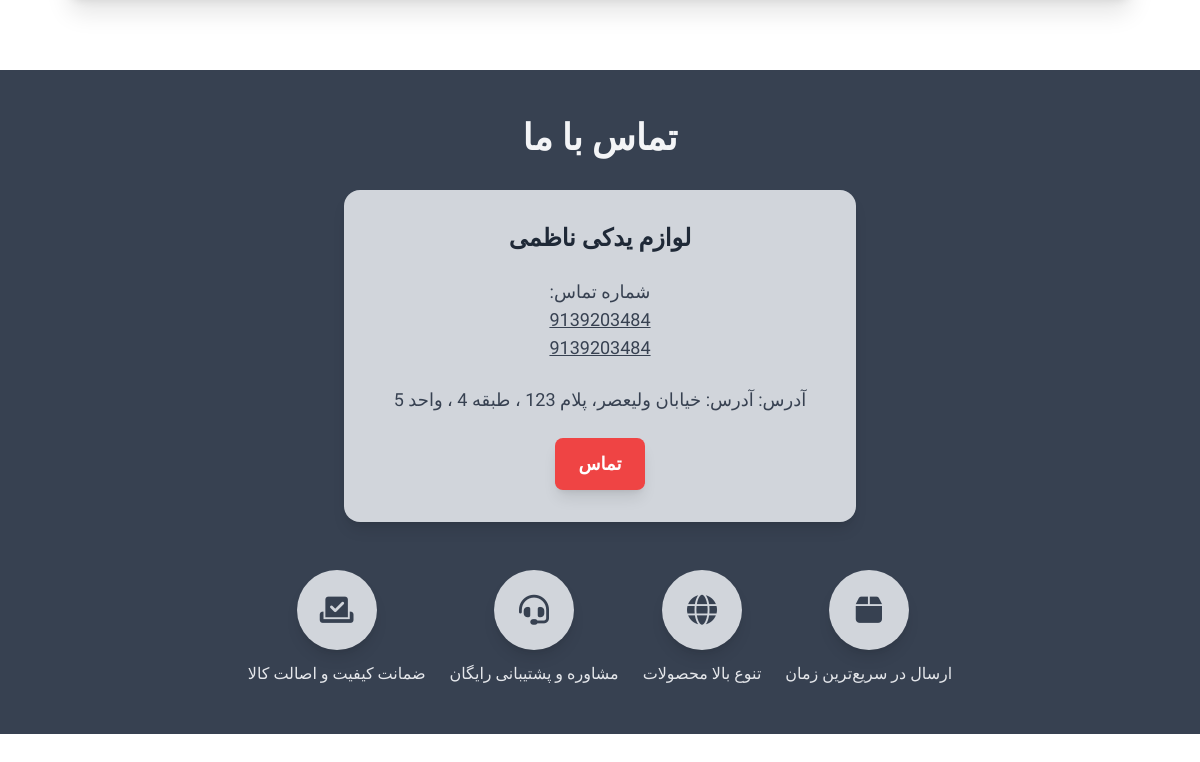
The app's page / (lower part), older data.
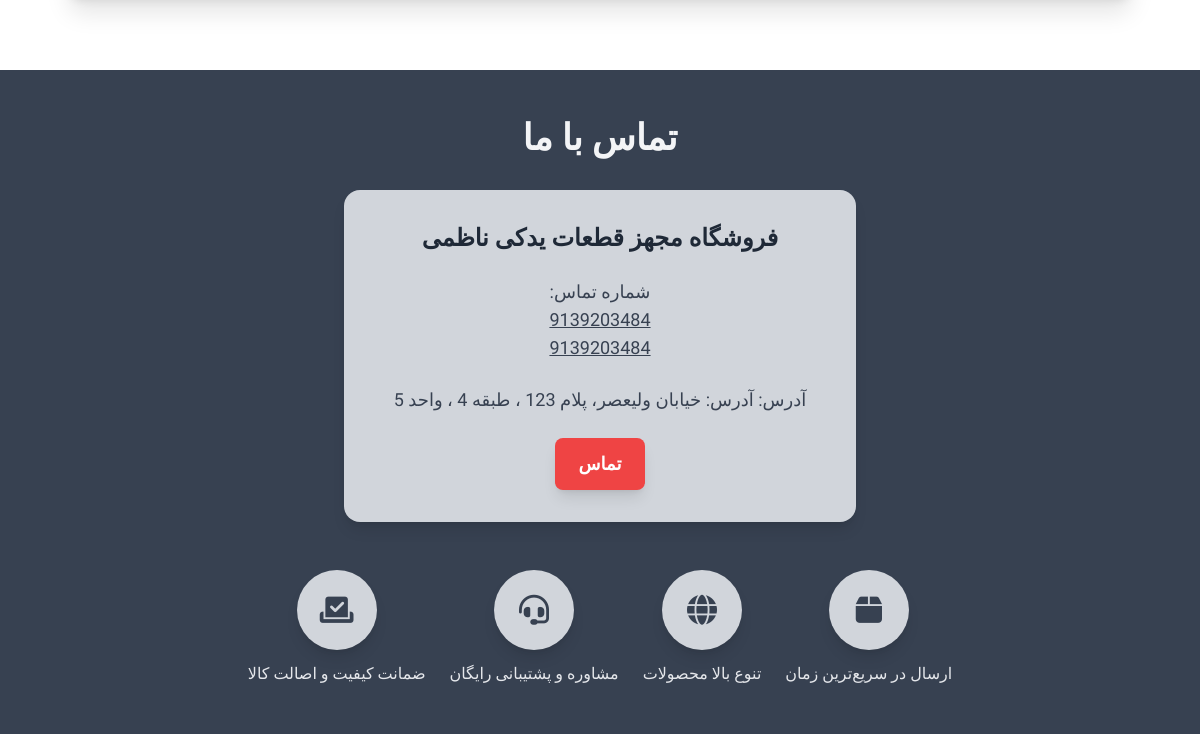
The same page, newer data.
### HomeModule/models.py (models this page shows, shortened)
class SiteSettingsModel(models.Model):
    shop_name = models.CharField(max_length=120, verbose_name="نام قروشگاه")
    logo = models.ImageField(upload_to='Media/logo', verbose_name='لوگو')
    phone_number = models.CharField(max_length=20, verbose_name='شماره تماس')
    second_phone_number = models.CharField(max_length=20, null=True, verbose_name='شماره تماس')
    address = models.CharField(max_length=300, verbose_name='آدرس فروشگاه')
    about_us_title = models.CharField(max_length=200, verbose_name='تیتر درباره ما')
    about_us_text = models.TextField(verbose_name='متن درباره ما')
    contact_us_text = models.TextField(verbose_name='متن تماس با ما', null=True)
    copy_right_text = models.TextField(verbose_name="متن کپی رایت")
    whatsapp = models.URLField(verbose_name='واتساپ', null=True)
    telegram = models.URLField(verbose_name='تلگرام', null=True)
    instagram = models.URLField(verbose_name='اینستاگرم', null=True)
    email = models.EmailField(verbose_name="ایمیل", null=True)
    is_active = models.BooleanField(default=True, verbose_name='فعال / غیر فعال')
    class Meta:
        verbose_name = 'تنظیمات'
        verbose_name_plural = 'تنظیمات'

### HomeModule/views.py (the view)
# urls.py: path("", views.index, name="IndexPage"),
def index(request):
    current_site_setting = models.SiteSettingsModel.objects.filter(is_active=True).first()
    sliders = models.SliderModel.objects.filter(is_active=True).all()
    cars = CarModel.objects.filter(is_active=True, show_on_main=True).all()
    tutorials = TutorialModel.objects.filter(is_active=True, show_on_main=True).all()
    products = ProductModel.objects.filter(is_active=True, show_on_main_page=True).all()
    context = {
        'site_setting': current_site_setting,
        'sliders': sliders,
        'cars': cars,
        'tutorials': tutorials,
        'products': products,
    }
    return render(request, 'Home/Index.html', context)

### ProductModule/templatetags/currency_filters.py (called while the page is built)
@register.filter(name='three_digits_currency')
def three_digits_currency(value):
    try:
        return '{:,}'.format(int(value)) + ' تومان'
    except (ValueError, TypeError):
        return value  # Return unchanged if conversion fails

### templates/Home/Index.html (shortened to what this page needs)
{% extends 'Base/Base.html' %}
{% load thumbnail %}
{% load currency_filters %}
{% block content %}
<main>
        <section id="tutorialSection" class="py-12 px-4 md:px-16">
        <div class="max-w-7xl mx-auto">
          <div class="relative group">
          </div>
        </div>
      </section>
        <section data-aos="fade-up" class="bg-steelGray py-12 px-4 text-lightGray flex flex-col items-center aos-init aos-animate">
        <h3 class="text-center font-bold text-3xl md:text-4xl mb-8">
          تماس با ما
        </h3>
        <div class="bg-gray-300 px-8 py-8 rounded-2xl shadow-lg flex flex-col items-center gap-6 w-full max-w-lg mx-auto">
          <div class="flex flex-col sm:flex-row items-center gap-4">
            <h4 class="font-bold text-gray-800 text-xl md:text-2xl text-center">
              {{ site_setting.shop_name }}
            </h4>
          </div>
          <address class="not-italic text-lg text-center text-gray-700">
            شماره تماس:
                          <br>
            <a href="tel:{{ site_setting.phone_number }}" class="hover:text-black duration-150 underline">
              {{ site_setting.phone_number }}
            </a>
              <br>
            <a href="tel:{{ site_setting.second_phone_number }}" class="hover:text-black duration-150 underline">
              {{ site_setting.second_phone_number }}
            </a>
          </address>
          <p class="text-center text-lg text-gray-700">
            آدرس:
            <span>{{ site_setting.address }}</span>
          </p>
          <button type="button" class="rounded-lg bg-red-500 hover:bg-red-600 px-6 py-3 text-lg font-bold text-white shadow-lg hover:shadow-xl transition-all">
            <a href="tel:{{ site_setting.phone_number }}">تماس</a>
          </button>
        </div>
        <div class="flex flex-col md:flex-row gap-6 mt-12 items-center justify-center text-center">
          <div class="service-box flex flex-col items-center gap-3">
            <div class="bg-gray-300 text-steelGray w-20 h-20 p-5 rounded-full flex items-center justify-center shadow-lg">
              <i class="fas fa-box text-3xl" aria-hidden="true"></i>
            </div>
            <span class="text-gray-200 text-sm sm:text-base">
              ارسال در سریع‌ترین زمان
            </span>
          </div>
          <div class="service-box flex flex-col items-center gap-3">
            <div class="bg-gray-300 text-steelGray w-20 h-20 p-5 rounded-full flex items-center justify-center shadow-lg">
              <i class="fas fa-globe text-3xl" aria-hidden="true"></i>
            </div>
            <span class="text-gray-200 text-sm sm:text-base">
              تنوع بالا محصولات
            </span>
          </div>
          <div class="service-box flex flex-col items-center gap-3">
            <div class="bg-gray-300 text-steelGray w-20 h-20 p-5 rounded-full flex items-center justify-center shadow-lg">
              <i class="fas fa-headset text-3xl" aria-hidden="true"></i>
            </div>
            <span class="text-gray-200 text-sm sm:text-base">
              مشاوره و پشتیبانی رایگان
            </span>
          </div>
          <div class="service-box flex flex-col items-center gap-3">
            <div class="bg-gray-300 text-steelGray w-20 h-20 p-5 rounded-full flex items-center justify-center shadow-lg">
              <i class="fa-solid fa-check-to-slot text-3xl" aria-hidden="true"></i>
            </div>
            <span class="text-gray-200 text-sm sm:text-base">
              ضمانت کیفیت و اصالت کالا
            </span>
          </div>
        </div>
      </section>
    </main>
{% endblock %}

Row changes from the older to the newer data that the page shows:
changed SiteSettingsModel "آدرس: خیابان ولیعصر، پلام 123 ، طبقه 4 ، واحد 5": shop_name "لوازم یدکی ناظمی" → "فروشگاه مجهز قطعات یدکی ناظمی"
